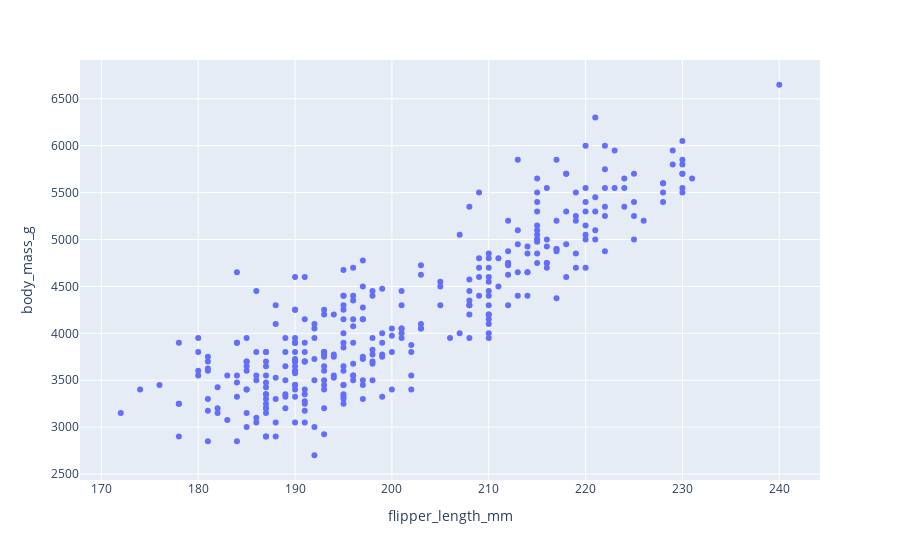

Notebook cell for this chart:
### Markdown cell above
### 1. Posición

La distancia entre los valores del eje X o Y representa que tan larga la variable es. La gente tiene a considerar que mientras mas lejos está un punto, más grande y extremo es su valor. Veamos esto a través de un sencillo ejemplo en donde generamos un punto que está fuera de los patrones:

### Code cell
# solo como ejemplo, modificaremos una medición de peso a 500
df_ = df.copy()
df_.loc[343, "flipper_length_mm"] = 240
df_.loc[343, "body_mass_g"] = 6650

px.scatter(
    df_,
    x="flipper_length_mm",
    y="body_mass_g",
)

### Figure 1 — Plotly figure (JSON) as saved in the notebook; plotly's stock layout.template omitted (floating-point values rounded to 4 significant figures; data arrays with more than 128 entries replaced by an {"elided": "..."} marker saying what was removed)
{"data": [{"hovertemplate": "flipper_length_mm=%{x}<br>body_mass_g=%{y}<extra></extra>", "legendgroup": "", "marker": {"color": "#636efa", "symbol": "circle"}, "mode": "markers", "name": "", "orientation": "v", "showlegend": false, "type": "scatter", "x": {"elided": "334 int values"}, "xaxis": "x", "y": {"elided": "334 int values"}, "yaxis": "y"}], "layout": {"legend": {"tracegroupgap": 0}, "margin": {"t": 60}, "xaxis": {"anchor": "y", "domain": [0, 1], "title": {"text": "flipper_length_mm"}}, "yaxis": {"anchor": "x", "domain": [0, 1], "title": {"text": "body_mass_g"}}}}
